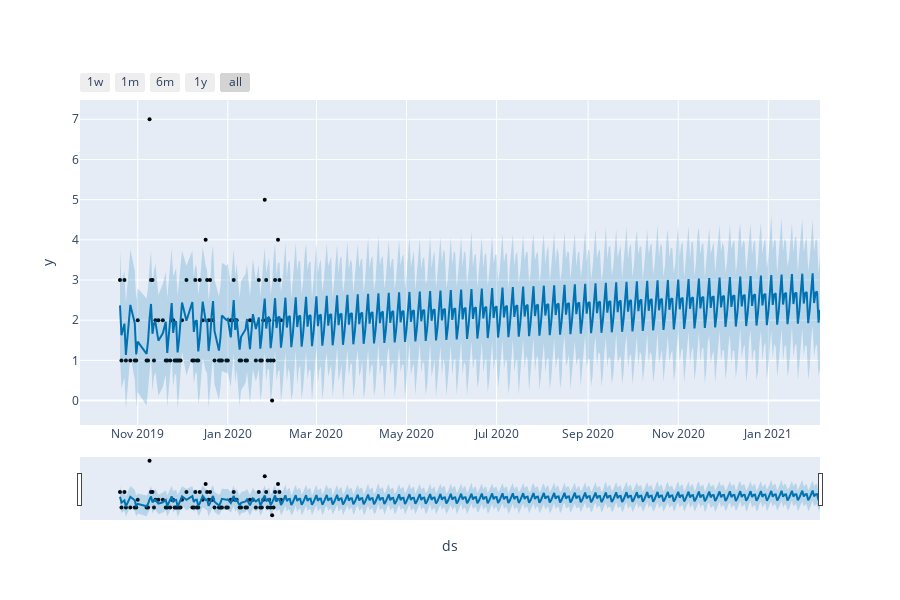

Notebook code for this chart:
### Code cell
from fbprophet.plot import plot_plotly, plot_components_plotly

plot_plotly(m, forecast)

### Figure 1 — Plotly figure (JSON) as saved in the notebook; plotly's stock layout.template omitted (floating-point values rounded to 4 significant figures; data arrays with more than 128 entries replaced by an {"elided": "..."} marker saying what was removed)
{"data": [{"marker": {"color": "black", "size": 4}, "mode": "markers", "name": "Actual", "type": "scatter", "x": ["2019-10-20T00:00:00", "2019-10-21T00:00:00", "2019-10-23T00:00:00", "2019-10-24T00:00:00", "2019-10-27T00:00:00", "2019-10-30T00:00:00", "2019-10-31T00:00:00", "2019-11-01T00:00:00", "2019-11-07T00:00:00", "2019-11-08T00:00:00", "2019-11-09T00:00:00", "2019-11-10T00:00:00", "2019-11-11T00:00:00", "2019-11-12T00:00:00", "2019-11-13T00:00:00", "2019-11-15T00:00:00", "2019-11-18T00:00:00", "2019-11-20T00:00:00", "2019-11-21T00:00:00", "2019-11-23T00:00:00", "2019-11-24T00:00:00", "2019-11-25T00:00:00", "2019-11-26T00:00:00", "2019-11-27T00:00:00", "2019-11-28T00:00:00", "2019-11-29T00:00:00", "2019-11-30T00:00:00", "2019-12-01T00:00:00", "2019-12-04T00:00:00", "2019-12-08T00:00:00", "2019-12-09T00:00:00", "2019-12-10T00:00:00", "2019-12-11T00:00:00", "2019-12-12T00:00:00", "2019-12-13T00:00:00", "2019-12-15T00:00:00", "2019-12-17T00:00:00", "2019-12-18T00:00:00", "2019-12-19T00:00:00", "2019-12-20T00:00:00", "2019-12-21T00:00:00", "2019-12-22T00:00:00", "2019-12-23T00:00:00", "2019-12-26T00:00:00", "2019-12-27T00:00:00", "2019-12-28T00:00:00", "2019-12-31T00:00:00", "2020-01-01T00:00:00", "2020-01-03T00:00:00", "2020-01-04T00:00:00", "2020-01-05T00:00:00", "2020-01-06T00:00:00", "2020-01-07T00:00:00", "2020-01-09T00:00:00", "2020-01-10T00:00:00", "2020-01-13T00:00:00", "2020-01-14T00:00:00", "2020-01-16T00:00:00", "2020-01-18T00:00:00", "2020-01-20T00:00:00", "2020-01-22T00:00:00", "2020-01-23T00:00:00", "2020-01-24T00:00:00", "2020-01-25T00:00:00", "2020-01-26T00:00:00", "2020-01-27T00:00:00", "2020-01-28T00:00:00", "2020-01-29T00:00:00", "2020-01-30T00:00:00", "2020-01-31T00:00:00", "2020-02-01T00:00:00", "2020-02-02T00:00:00", "2020-02-03T00:00:00", "2020-02-04T00:00:00", "2020-02-05T00:00:00", "2020-02-06T00:00:00"], "y": [3, 1, 3, 1, 1, 1, 1, 2, 1, 1, 7, 3, 3, 1, 2, 2, 2, 1, 1, 1, 2, 2, 1, 1, 1, 1, 1, 2, 3, 1, 1, 3, 1, 1, 3, 2, 4, 3, 2, 3, 2, 2, 1, 1, 1, 1, 1, 1, 2, 2, 3, 2, 2, 1, 1, 1, 1, 2, 2, 1, 3, 1, 1, 2, 5, 3, 1, 2, 1, 0, 1, 3, 2, 4, 3, 2]}, {"hoverinfo": "skip", "line": {"width": 0}, "mode": "lines", "type": "scatter", "x": {"elided": "441 str values"}, "y": {"elided": "441 float values"}}, {"fill": "tonexty", "fillcolor": "rgba(0, 114, 178, 0.2)", "line": {"color": "#0072B2", "width": 2}, "mode": "lines", "name": "Predicted", "type": "scatter", "x": {"elided": "441 str values"}, "y": {"elided": "441 float values"}}, {"fill": "tonexty", "fillcolor": "rgba(0, 114, 178, 0.2)", "hoverinfo": "skip", "line": {"width": 0}, "mode": "lines", "type": "scatter", "x": {"elided": "441 str values"}, "y": {"elided": "441 float values"}}], "layout": {"height": 600, "showlegend": false, "width": 900, "xaxis": {"rangeselector": {"buttons": [{"count": 7, "label": "1w", "step": "day", "stepmode": "backward"}, {"count": 1, "label": "1m", "step": "month", "stepmode": "backward"}, {"count": 6, "label": "6m", "step": "month", "stepmode": "backward"}, {"count": 1, "label": "1y", "step": "year", "stepmode": "backward"}, {"step": "all"}]}, "rangeslider": {"visible": true}, "title": {"text": "ds"}, "type": "date"}, "yaxis": {"title": {"text": "y"}}}}
